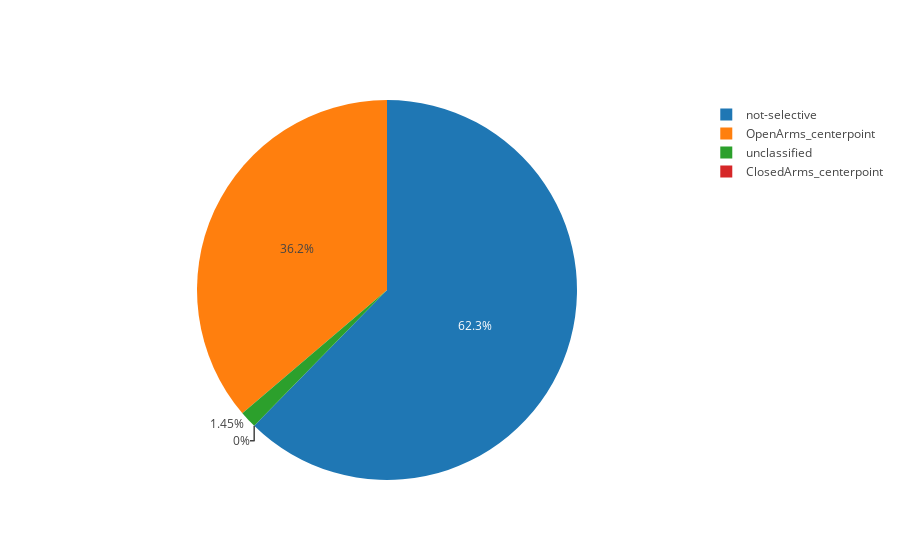

The cell this chart's notebook holds for it:
### Markdown cell above
## DRD87

### Code cell
drd87_cell_dict = deep_classify(drd87_classified_neurons, drd87_real_diff_vals)
plot_pie_chart(drd87_cell_dict, "OpenArms_centerpoint", "ClosedArms_centerpoint", "not-selective", "unclassified")

### Figure 1 — Plotly figure (JSON) as saved in the notebook; plotly's stock layout.template omitted (floating-point values rounded to 4 significant figures)
{"data": [{"labels": ["OpenArms_centerpoint", "ClosedArms_centerpoint", "not-selective", "unclassified"], "type": "pie", "uid": "c7786d", "values": [25, 0, 43, 1]}], "layout": {"autosize": true}}
